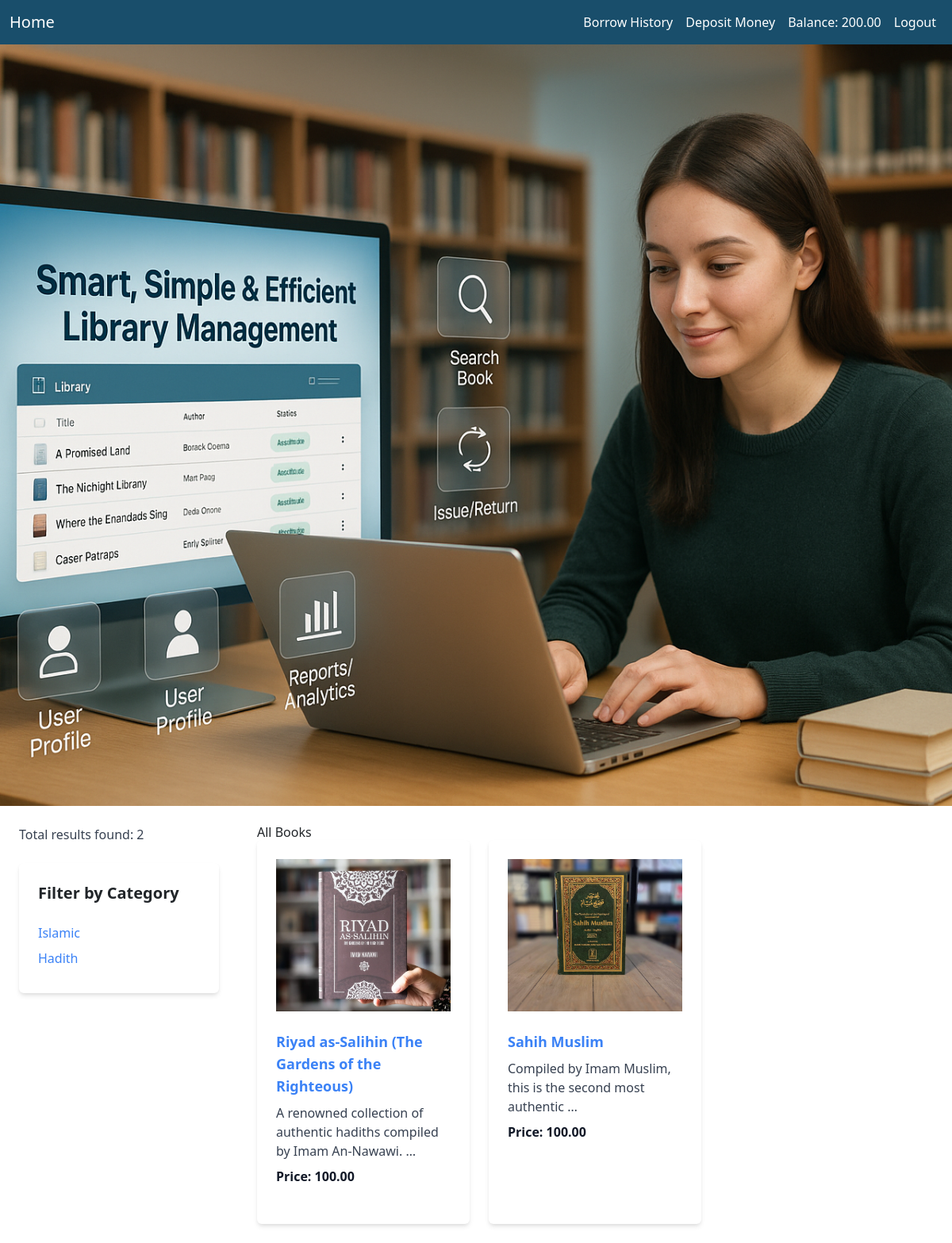
The app's page /library/ (signed in) with its own data.
### library/models.py (models this page shows, shortened)
class UserProfile(models.Model):
    user = models.OneToOneField(User, on_delete=models.CASCADE,related_name = 'profile')
    balance = models.DecimalField(max_digits = 10,decimal_places = 2,default = 0.00)
    borrowed_books = models.ManyToManyField(Book,related_name='borrowed_by',blank=True)

class Category(models.Model):
    name = models.CharField(max_length = 150)

class Book(models.Model):
    title = models.CharField(max_length = 100)
    description = models.TextField()
    image = models.ImageField(upload_to='books/',null=True,blank=True)
    borrowing_price = models.DecimalField(max_digits=8, decimal_places=2,null=True, blank=True)
    category = models.ManyToManyField(Category)

### library/views.py (the view)
# urls.py: path('',HomeView.as_view(),name='home'),
class HomeView(TemplateView):
    template_name = 'home.html'
    def get_context_data(self, **kwargs):
        context = super().get_context_data(**kwargs)
        books = Book.objects.all()
        category_id = self.request.GET.get('category')
        if category_id:
            books = books.filter(category__id=category_id)
        context['books'] = books
        context['categories'] = Category.objects.all()
        context['user'] = self.request.user
        return context

### library/templates/home.html (shortened to what this page needs)
{% extends 'base.html'%}
{% load static %}
{% block content %}
<div class="running-text-wrapper">
    <img src="{% static 'banner.png' %}" alt="Library Banner">
</div>
{% if user.is_authenticated %}
<div class="flex ">
    <div class="w-full lg:w-1/4 p-4 ">
        <p class="text-gray-700 mb-4">Total results found: {{ books|length }}</p>
        <div class="bg-white p-4 shadow-md rounded ">
            <h3 class="text-xl font-bold mb-4">Filter by Category</h3>
            <ul>
                {% for category in categories %}
                <li class="mb-2"><a href="?category={{ category.id }}" class="text-blue-500 ">{{ category.name }}</a>
                </li>
                {% endfor %}
            </ul>
        </div>
    </div>
    <div class="w-full lg:w-3/4 p-4">
        <h2>All Books</h2>
        <div class="grid grid-cols-1 md:grid-cols-3 gap-4">
            {% for book in books %}
            <div class="bg-white p-4 shadow-md rounded">
                {% if book.image %}
                <img src="{{ book.image.url }}" alt="{{ book.title }}" class="w-full h-48 object-cover mb-4">
                {% else %}
                <img src="{% static 'book1.jpg' %}" alt="Default Book Image"
                    class="w-full h-48 object-cover mb-4">
                {% endif %}
                <h4 class="text-lg font-semibold mb-2"><a href="{% url 'book_detail' book.id %}"
                        class="text-blue-500 hover:underline">{{ book.title }}</a></h4>
                <p class="text-gray-700 mb-2">{{ book.description | truncatewords:10 }}</p>
                <p class="text-gray-900 font-bold mb-4">Price: {{ book.borrowing_price }}</p>
            </div>
            {% endfor %}
        </div>
    </div>
</div>
{% else %}
<p>Please <a href="{% url 'login' %}">login</a> or <a href="{% url 'register' %}">signup</a> to view books.</p>
{% endif %}
{% endblock %}

### templates/base.html (shortened to what this page needs)
{% load static %}
<!doctype html>
<html lang="en">
<head>
    <link href="https://cdn.jsdelivr.net/npm/bootstrap@5.3.6/dist/css/bootstrap.min.css" rel="stylesheet"
>
    <link rel="stylesheet" href="{% static 'css/style.css' %}">
    <link href="https://cdn.jsdelivr.net/npm/tailwindcss@2.2.19/dist/tailwind.min.css" rel="stylesheet">
</head>
<body>
    <nav class="navbar navbar-expand-lg" style="background-color: #194e6b;">
        <div class="container-fluid">
            <a class="navbar-brand text-white" href="{% url 'home' %}">Home</a>
            <div class="collapse navbar-collapse" id="navbarNavAltMarkup">
                <ul class="navbar-nav ms-auto">
                {% if user.is_authenticated %}
                    <li class="nav-item">
                        <a class="nav-link text-white" href="{% url 'borrow_history' %}">Borrow History</a>
                    </li>
                    <li class="nav-item">
                        <a class="nav-link text-white" href="{% url 'deposit_money' %}">Deposit Money</a>
                    </li>
                    <li class="nav-item">
                        <span class="nav-link text-white">Balance: {{ user.profile.balance }}</span>
                    </li>
                    <li class="nav-item">
                        <a class="nav-link text-white" href="{% url 'logout' %}">Logout</a>
                    </li>
                {% endif %}
                </ul>
            </div>
        </div>
    </nav>
    {% block content %}
    {% endblock %}
</body>
</html>

### static/css/style.css (style rules this page uses)
.running-text-wrapper { position: relative; height: 120vh; overflow: hidden; }
.running-text-wrapper img { width: 100%; height: 100%; object-fit: cover; display: block; }

### records on screen
Category: name "Islamic"
Category: name "Hadith"
Book: image (picture), title "Riyad as-Salihin (The Gardens of the Righteous)", description "A renowned collection of authentic hadiths compiled by Imam An-Nawawi. …", borrowing_price "100.00"
Book: image (picture), title "Sahih Muslim", description "Compiled by Imam Muslim, this is the second most authentic …", borrowing_price "100.00"

### other values on screen
{{ user.profile.balance }} "200.00"
{{ books|length }} "2"
